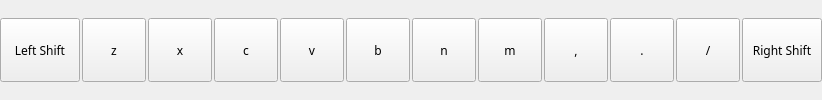
                    <widget class="QWidget" name="row3_2" native="true">
                     <property name="sizePolicy">
                      <sizepolicy hsizetype="Minimum" vsizetype="Minimum">
                       <horstretch>0</horstretch>
                       <verstretch>0</verstretch>
                      </sizepolicy>
                     </property>
                     <property name="minimumSize">
                      <size>
                       <width>0</width>
                       <height>0</height>
                      </size>
                     </property>
                     <layout class="QHBoxLayout" name="horizontalLayout_22">
                      <property name="spacing">
                       <number>2</number>
                      </property>
                      <property name="leftMargin">
                       <number>0</number>
                      </property>
                      <property name="topMargin">
                       <number>0</number>
                      </property>
                      <property name="rightMargin">
                       <number>0</number>
                      </property>
                      <property name="bottomMargin">
                       <number>0</number>
                      </property>
                      <item>
                       <widget class="QPushButton" name="pushButton_190">
                        <property name="sizePolicy">
                         <sizepolicy hsizetype="Minimum" vsizetype="Minimum">
                          <horstretch>0</horstretch>
                          <verstretch>0</verstretch>
                         </sizepolicy>
                        </property>
                        <property name="minimumSize">
                         <size>
                          <width>64</width>
                          <height>64</height>
                         </size>
                        </property>
                        <property name="maximumSize">
                         <size>
                          <width>148</width>
                          <height>64</height>
                         </size>
                        </property>
                        <property name="font">
                         <font>
                          <family>TF2 Build</family>
                          <weight>50</weight>
                          <italic>false</italic>
                          <bold>false</bold>
                          <stylestrategy>PreferDefault</stylestrategy>
                         </font>
                        </property>
                        <property name="cursor">
                         <cursorShape>PointingHandCursor</cursorShape>
                        </property>
                        <property name="text">
                         <string>Left Shift</string>
                        </property>
                        <property name="autoRepeat">
                         <bool>false</bool>
                        </property>
                        <property name="autoDefault">
                         <bool>false</bool>
                        </property>
                        <property name="default">
                         <bool>false</bool>
                        </property>
                        <property name="flat">
                         <bool>false</bool>
                        </property>
                       </widget>
                      </item>
                      <item>
                       <widget class="QPushButton" name="pushButton_191">
                        <property name="sizePolicy">
                         <sizepolicy hsizetype="Minimum" vsizetype="Minimum">
                          <horstretch>0</horstretch>
                          <verstretch>0</verstretch>
                         </sizepolicy>
                        </property>
                        <property name="minimumSize">
                         <size>
                          <width>64</width>
                          <height>64</height>
                         </size>
                        </property>
                        <property name="maximumSize">
                         <size>
                          <width>64</width>
                          <height>64</height>
                         </size>
                        </property>
                        <property name="font">
                         <font>
                          <family>TF2 Build</family>
                          <weight>50</weight>
                          <italic>false</italic>
                          <bold>false</bold>
                          <stylestrategy>PreferDefault</stylestrategy>
                         </font>
                        </property>
                        <property name="cursor">
                         <cursorShape>PointingHandCursor</cursorShape>
                        </property>
                        <property name="text">
                         <string>z</string>
                        </property>
                        <property name="autoRepeat">
                         <bool>false</bool>
                        </property>
                        <property name="autoDefault">
                         <bool>false</bool>
                        </property>
                        <property name="default">
                         <bool>false</bool>
                        </property>
                        <property name="flat">
                         <bool>false</bool>
                        </property>
                       </widget>
                      </item>
                      <item>
                       <widget class="QPushButton" name="pushButton_192">
                        <property name="sizePolicy">
                         <sizepolicy hsizetype="Minimum" vsizetype="Minimum">
                          <horstretch>0</horstretch>
                          <verstretch>0</verstretch>
                         </sizepolicy>
                        </property>
                        <property name="minimumSize">
                         <size>
                          <width>64</width>
                          <height>64</height>
                         </size>
                        </property>
                        <property name="maximumSize">
                         <size>
                          <width>64</width>
                          <height>64</height>
                         </size>
                        </property>
                        <property name="font">
                         <font>
                          <family>TF2 Build</family>
                          <weight>50</weight>
                          <italic>false</italic>
                          <bold>false</bold>
                          <stylestrategy>PreferDefault</stylestrategy>
                         </font>
                        </property>
                        <property name="cursor">
                         <cursorShape>PointingHandCursor</cursorShape>
                        </property>
                        <property name="text">
                         <string>x</string>
                        </property>
                        <property name="autoRepeat">
                         <bool>false</bool>
                        </property>
                        <property name="autoDefault">
                         <bool>false</bool>
                        </property>
                        <property name="default">
                         <bool>false</bool>
                        </property>
                        <property name="flat">
                         <bool>false</bool>
                        </property>
                       </widget>
                      </item>
                      <item>
                       <widget class="QPushButton" name="pushButton_193">
                        <property name="sizePolicy">
                         <sizepolicy hsizetype="Minimum" vsizetype="Minimum">
                          <horstretch>0</horstretch>
                          <verstretch>0</verstretch>
                         </sizepolicy>
                        </property>
                        <property name="minimumSize">
                         <size>
                          <width>64</width>
                          <height>64</height>
                         </size>
                        </property>
                        <property name="maximumSize">
                         <size>
                          <width>64</width>
                          <height>64</height>
                         </size>
                        </property>
                        <property name="font">
                         <font>
                          <family>TF2 Build</family>
                          <weight>50</weight>
                          <italic>false</italic>
                          <bold>false</bold>
                          <stylestrategy>PreferDefault</stylestrategy>
                         </font>
                        </property>
                        <property name="cursor">
                         <cursorShape>PointingHandCursor</cursorShape>
                        </property>
                        <property name="text">
                         <string>c</string>
                        </property>
                        <property name="autoRepeat">
                         <bool>false</bool>
                        </property>
                        <property name="autoDefault">
                         <bool>false</bool>
                        </property>
                        <property name="default">
                         <bool>false</bool>
                        </property>
                        <property name="flat">
                         <bool>false</bool>
                        </property>
                       </widget>
                      </item>
                      <item>
                       <widget class="QPushButton" name="pushButton_194">
                        <property name="sizePolicy">
                         <sizepolicy hsizetype="Minimum" vsizetype="Minimum">
                          <horstretch>0</horstretch>
                          <verstretch>0</verstretch>
                         </sizepolicy>
                        </property>
                        <property name="minimumSize">
                         <size>
                          <width>64</width>
                          <height>64</height>
                         </size>
                        </property>
                        <property name="maximumSize">
                         <size>
                          <width>64</width>
                          <height>64</height>
                         </size>
                        </property>
                        <property name="font">
                         <font>
                          <family>TF2 Build</family>
                          <weight>50</weight>
                          <italic>false</italic>
                          <bold>false</bold>
                          <stylestrategy>PreferDefault</stylestrategy>
                         </font>
                        </property>
                        <property name="cursor">
                         <cursorShape>PointingHandCursor</cursorShape>
                        </property>
                        <property name="text">
                         <string>v</string>
                        </property>
                        <property name="autoRepeat">
                         <bool>false</bool>
                        </property>
                        <property name="autoDefault">
                         <bool>false</bool>
                        </property>
                        <property name="default">
                         <bool>false</bool>
                        </property>
                        <property name="flat">
                         <bool>false</bool>
                        </property>
                       </widget>
                      </item>
                      <item>
                       <widget class="QPushButton" name="pushButton_195">
                        <property name="sizePolicy">
                         <sizepolicy hsizetype="Minimum" vsizetype="Minimum">
                          <horstretch>0</horstretch>
                          <verstretch>0</verstretch>
                         </sizepolicy>
                        </property>
                        <property name="minimumSize">
                         <size>
                          <width>64</width>
                          <height>64</height>
                         </size>
                        </property>
                        <property name="maximumSize">
                         <size>
                          <width>64</width>
                          <height>64</height>
                         </size>
                        </property>
                        <property name="font">
                         <font>
                          <family>TF2 Build</family>
                          <weight>50</weight>
                          <italic>false</italic>
                          <bold>false</bold>
                          <stylestrategy>PreferDefault</stylestrategy>
                         </font>
                        </property>
                        <property name="cursor">
                         <cursorShape>PointingHandCursor</cursorShape>
                        </property>
                        <property name="text">
                         <string>b</string>
                        </property>
                        <property name="autoRepeat">
                         <bool>false</bool>
                        </property>
                        <property name="autoDefault">
                         <bool>false</bool>
                        </property>
                        <property name="default">
                         <bool>false</bool>
                        </property>
                        <property name="flat">
                         <bool>false</bool>
                        </property>
                       </widget>
                      </item>
                      <item>
                       <widget class="QPushButton" name="pushButton_196">
                        <property name="sizePolicy">
                         <sizepolicy hsizetype="Minimum" vsizetype="Minimum">
                          <horstretch>0</horstretch>
                          <verstretch>0</verstretch>
                         </sizepolicy>
                        </property>
                        <property name="minimumSize">
                         <size>
                          <width>64</width>
                          <height>64</height>
                         </size>
                        </property>
                        <property name="maximumSize">
                         <size>
                          <width>64</width>
                          <height>64</height>
                         </size>
                        </property>
                        <property name="font">
                         <font>
                          <family>TF2 Build</family>
                          <weight>50</weight>
                          <italic>false</italic>
                          <bold>false</bold>
                          <stylestrategy>PreferDefault</stylestrategy>
                         </font>
                        </property>
                        <property name="cursor">
                         <cursorShape>PointingHandCursor</cursorShape>
                        </property>
                        <property name="text">
                         <string>n</string>
                        </property>
                        <property name="autoRepeat">
                         <bool>false</bool>
                        </property>
                       </widget>
                      </item>
                      <item>
                       <widget class="QPushButton" name="pushButton_197">
                        <property name="sizePolicy">
                         <sizepolicy hsizetype="Minimum" vsizetype="Minimum">
                          <horstretch>0</horstretch>
                          <verstretch>0</verstretch>
                         </sizepolicy>
                        </property>
                        <property name="minimumSize">
                         <size>
                          <width>64</width>
                          <height>64</height>
                         </size>
                        </property>
                        <property name="maximumSize">
                         <size>
                          <width>64</width>
                          <height>64</height>
                         </size>
                        </property>
                        <property name="font">
                         <font>
                          <family>TF2 Build</family>
                          <weight>50</weight>
                          <italic>false</italic>
                          <bold>false</bold>
                          <stylestrategy>PreferDefault</stylestrategy>
                         </font>
                        </property>
                        <property name="cursor">
                         <cursorShape>PointingHandCursor</cursorShape>
                        </property>
                        <property name="text">
                         <string>m</string>
                        </property>
                        <property name="autoRepeat">
                         <bool>false</bool>
                        </property>
                        <property name="autoDefault">
                         <bool>false</bool>
                        </property>
                        <property name="default">
                         <bool>false</bool>
                        </property>
                        <property name="flat">
                         <bool>false</bool>
                        </property>
                       </widget>
                      </item>
                      <item>
                       <widget class="QPushButton" name="pushButton_198">
                        <property name="sizePolicy">
                         <sizepolicy hsizetype="Minimum" vsizetype="Minimum">
                          <horstretch>0</horstretch>
                          <verstretch>0</verstretch>
                         </sizepolicy>
                        </property>
                        <property name="minimumSize">
                         <size>
                          <width>64</width>
                          <height>64</height>
                         </size>
                        </property>
                        <property name="maximumSize">
                         <size>
                          <width>64</width>
                          <height>64</height>
                         </size>
                        </property>
                        <property name="font">
                         <font>
                          <family>TF2 Build</family>
                          <weight>50</weight>
                          <italic>false</italic>
                          <bold>false</bold>
                          <stylestrategy>PreferDefault</stylestrategy>
                         </font>
                        </property>
                        <property name="cursor">
                         <cursorShape>PointingHandCursor</cursorShape>
                        </property>
                        <property name="text">
                         <string>,</string>
                        </property>
                        <property name="autoRepeat">
                         <bool>false</bool>
                        </property>
                       </widget>
                      </item>
                      <item>
                       <widget class="QPushButton" name="pushButton_199">
                        <property name="sizePolicy">
                         <sizepolicy hsizetype="Minimum" vsizetype="Minimum">
                          <horstretch>0</horstretch>
                          <verstretch>0</verstretch>
                         </sizepolicy>
                        </property>
                        <property name="minimumSize">
                         <size>
                          <width>64</width>
                          <height>64</height>
                         </size>
                        </property>
                        <property name="maximumSize">
                         <size>
                          <width>64</width>
                          <height>64</height>
                         </size>
                        </property>
                        <property name="font">
                         <font>
                          <family>TF2 Build</family>
                          <weight>50</weight>
                          <italic>false</italic>
                          <bold>false</bold>
                          <stylestrategy>PreferDefault</stylestrategy>
                         </font>
                        </property>
                        <property name="cursor">
                         <cursorShape>PointingHandCursor</cursorShape>
                        </property>
                        <property name="text">
                         <string>.</string>
                        </property>
                        <property name="autoRepeat">
                         <bool>false</bool>
                        </property>
                        <property name="autoDefault">
                         <bool>false</bool>
                        </property>
                        <property name="default">
                         <bool>false</bool>
                        </property>
                        <property name="flat">
                         <bool>false</bool>
                        </property>
                       </widget>
                      </item>
                      <item>
                       <widget class="QPushButton" name="pushButton_200">
                        <property name="sizePolicy">
                         <sizepolicy hsizetype="Minimum" vsizetype="Minimum">
                          <horstretch>0</horstretch>
                          <verstretch>0</verstretch>
                         </sizepolicy>
                        </property>
                        <property name="minimumSize">
                         <size>
                          <width>64</width>
                          <height>64</height>
                         </size>
                        </property>
                        <property name="maximumSize">
                         <size>
                          <width>64</width>
                          <height>64</height>
                         </size>
                        </property>
                        <property name="font">
                         <font>
                          <family>TF2 Build</family>
                          <weight>50</weight>
                          <italic>false</italic>
                          <bold>false</bold>
                          <stylestrategy>PreferDefault</stylestrategy>
                         </font>
                        </property>
                        <property name="cursor">
                         <cursorShape>PointingHandCursor</cursorShape>
                        </property>
                        <property name="text">
                         <string>/</string>
                        </property>
                        <property name="autoRepeat">
                         <bool>false</bool>
                        </property>
                        <property name="autoDefault">
                         <bool>false</bool>
                        </property>
                        <property name="default">
                         <bool>false</bool>
                        </property>
                        <property name="flat">
                         <bool>false</bool>
                        </property>
                       </widget>
                      </item>
                      <item>
                       <widget class="QPushButton" name="pushButton_201">
                        <property name="sizePolicy">
                         <sizepolicy hsizetype="Minimum" vsizetype="Minimum">
                          <horstretch>0</horstretch>
                          <verstretch>0</verstretch>
                         </sizepolicy>
                        </property>
                        <property name="minimumSize">
                         <size>
                          <width>64</width>
                          <height>64</height>
                         </size>
                        </property>
                        <property name="maximumSize">
                         <size>
                          <width>176</width>
                          <height>64</height>
                         </size>
                        </property>
                        <property name="baseSize">
                         <size>
                          <width>176</width>
                          <height>64</height>
                         </size>
                        </property>
                        <property name="font">
                         <font>
                          <family>TF2 Build</family>
                          <weight>50</weight>
                          <italic>false</italic>
                          <bold>false</bold>
                          <underline>false</underline>
                          <strikeout>false</strikeout>
                          <stylestrategy>PreferDefault</stylestrategy>
                         </font>
                        </property>
                        <property name="cursor">
                         <cursorShape>PointingHandCursor</cursorShape>
                        </property>
                        <property name="text">
                         <string>Right Shift</string>
                        </property>
                        <property name="autoRepeat">
                         <bool>false</bool>
                        </property>
                        <property name="flat">
                         <bool>false</bool>
                        </property>
                       </widget>
                      </item>
                     </layout>
                    </widget>
